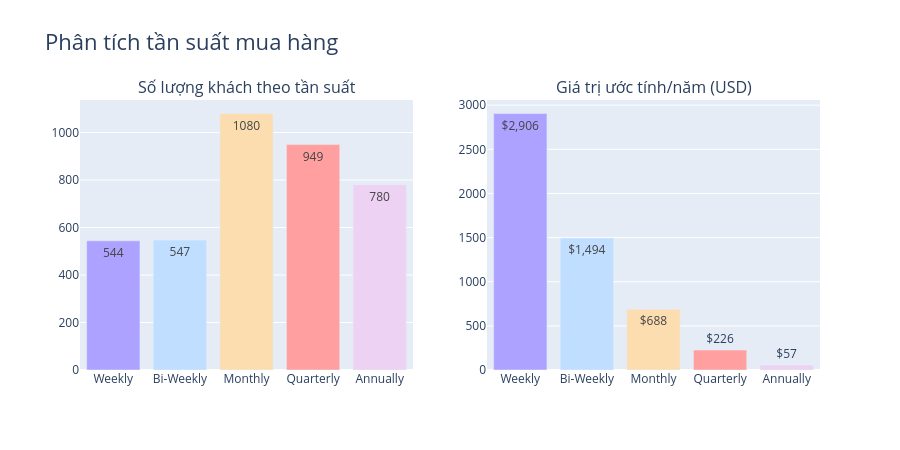

Source (notebook cell):
### Markdown cell above
### Tần suất mua hàng × Chi tiêu – Phát hiện nhóm khách giá trị cao

### Code cell
# Tần suất mua hàng → metric business
freq_map = {'Weekly': 52, 'Bi-Weekly': 26, 'Monthly': 12, 'Quarterly': 4, 'Annually': 1}
df['Frequency_Num'] = df['Frequency_of_Purchases'].map(freq_map)

# Estimated Annual Spend = Price/đơn × Frequency × Previous Purchases coefficient
df['Est_Annual_Value'] = df['Price_in_USD'] * df['Frequency_Num']

freq_analysis = df.groupby('Frequency_of_Purchases').agg(
    Customers=('Customer_ID', 'count'),
    Avg_Spend_Per_Order=('Price_in_USD', 'mean'),
    Est_Annual_Value=('Est_Annual_Value', 'mean'),
    Avg_Rating=('Review_Rating', 'mean')
).reindex(['Weekly', 'Bi-Weekly', 'Monthly', 'Quarterly', 'Annually'])

fig = make_subplots(
    rows=1, cols=2,
    subplot_titles=["Số lượng khách theo tần suất", "Giá trị ước tính/năm (USD)"]
)

# Bar: số lượng khách
fig.add_trace(go.Bar(
    x=freq_analysis.index, y=freq_analysis['Customers'],
    marker_color=PALETTE,
    text=freq_analysis['Customers'], textposition='auto'
), row=1, col=1)

# Bar: estimated annual value
fig.add_trace(go.Bar(
    x=freq_analysis.index, y=freq_analysis['Est_Annual_Value'],
    marker_color=PALETTE,
    text=freq_analysis['Est_Annual_Value'].apply(lambda x: f"${x:,.0f}"),
    textposition='auto'
), row=1, col=2)

fig.update_layout(showlegend=False, title_text="Phân tích tần suất mua hàng", title_font_size=22, height=450)
fig.show()

print(freq_analysis.to_string())

### Figure 1 — Plotly figure (JSON) as saved in the notebook; plotly's stock layout.template omitted (floating-point values rounded to 4 significant figures)
{"data": [{"marker": {"color": ["#ADA2FF", "#C0DEFF", "#FCDDB0", "#FF9F9F", "#EDD2F3"]}, "text": [544.0, 547.0, 1080.0, 949.0, 780.0], "textposition": "auto", "type": "bar", "x": ["Weekly", "Bi-Weekly", "Monthly", "Quarterly", "Annually"], "xaxis": "x", "y": [544, 547, 1080, 949, 780], "yaxis": "y"}, {"marker": {"color": ["#ADA2FF", "#C0DEFF", "#FCDDB0", "#FF9F9F", "#EDD2F3"]}, "text": ["$2,906", "$1,494", "$688", "$226", "$57"], "textposition": "auto", "type": "bar", "x": ["Weekly", "Bi-Weekly", "Monthly", "Quarterly", "Annually"], "xaxis": "x2", "y": [2906.0, 1494.0, 687.7, 226.1, 57.23], "yaxis": "y2"}], "layout": {"annotations": [{"font": {"size": 16}, "showarrow": false, "text": "Số lượng khách theo tần suất", "x": 0.225, "xanchor": "center", "xref": "paper", "y": 1, "yanchor": "bottom", "yref": "paper"}, {"font": {"size": 16}, "showarrow": false, "text": "Giá trị ước tính/năm (USD)", "x": 0.775, "xanchor": "center", "xref": "paper", "y": 1, "yanchor": "bottom", "yref": "paper"}], "height": 450, "showlegend": false, "title": {"font": {"size": 22}, "text": "Phân tích tần suất mua hàng"}, "xaxis": {"anchor": "y", "domain": [0, 0.45]}, "xaxis2": {"anchor": "y2", "domain": [0.55, 1]}, "yaxis": {"anchor": "x", "domain": [0, 1]}, "yaxis2": {"anchor": "x2", "domain": [0, 1]}}}
